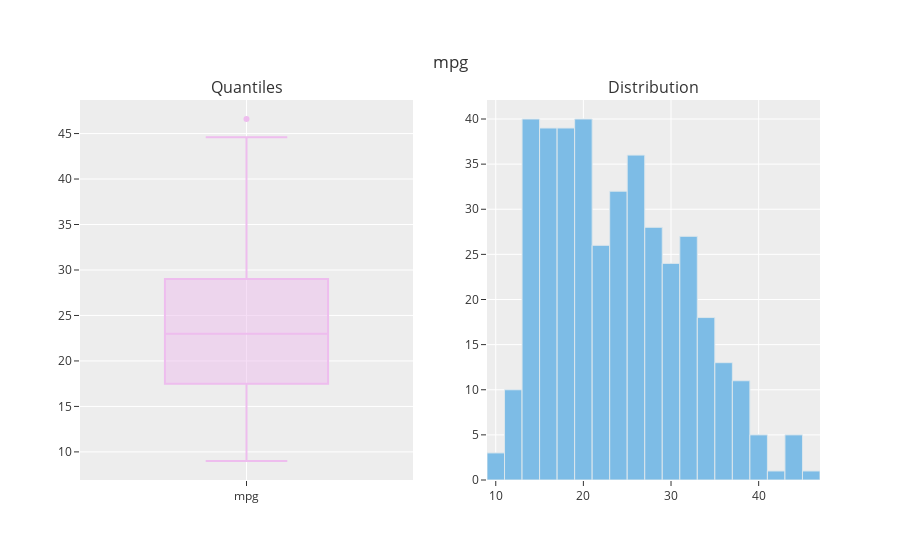
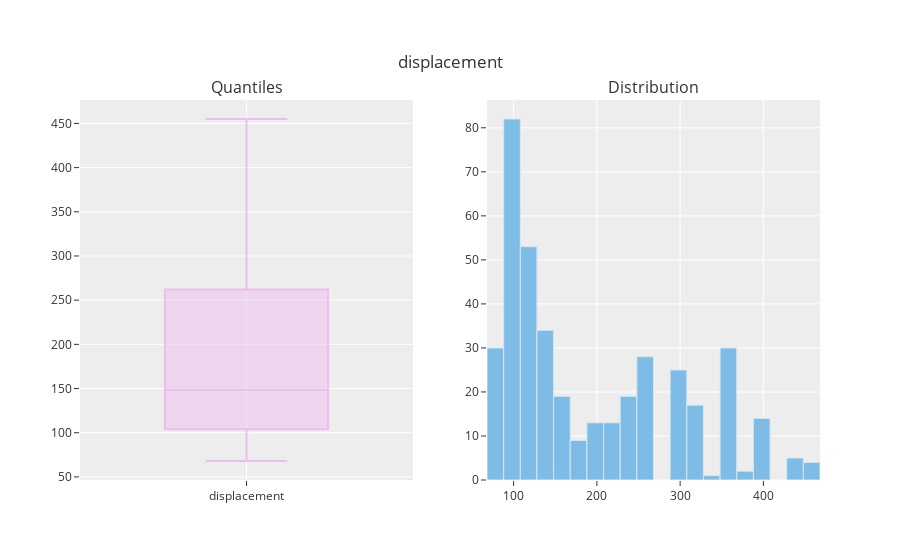
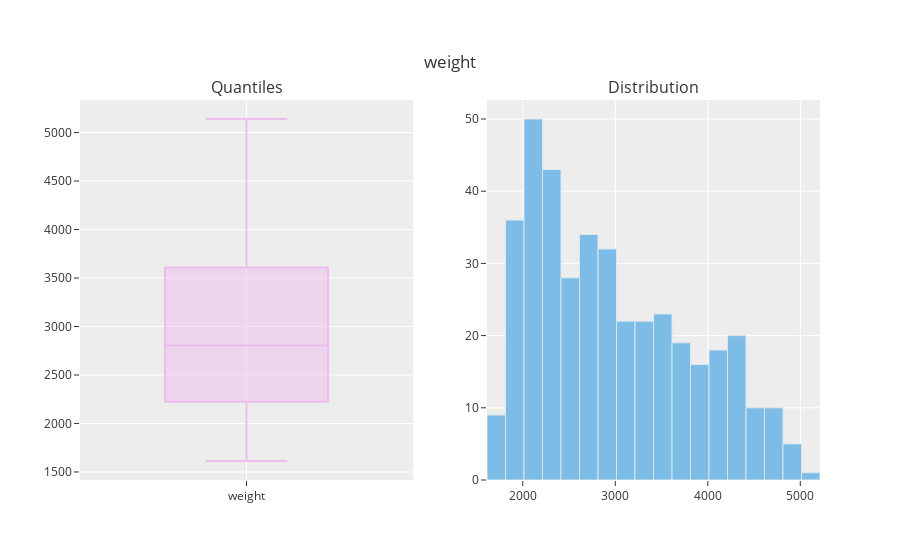
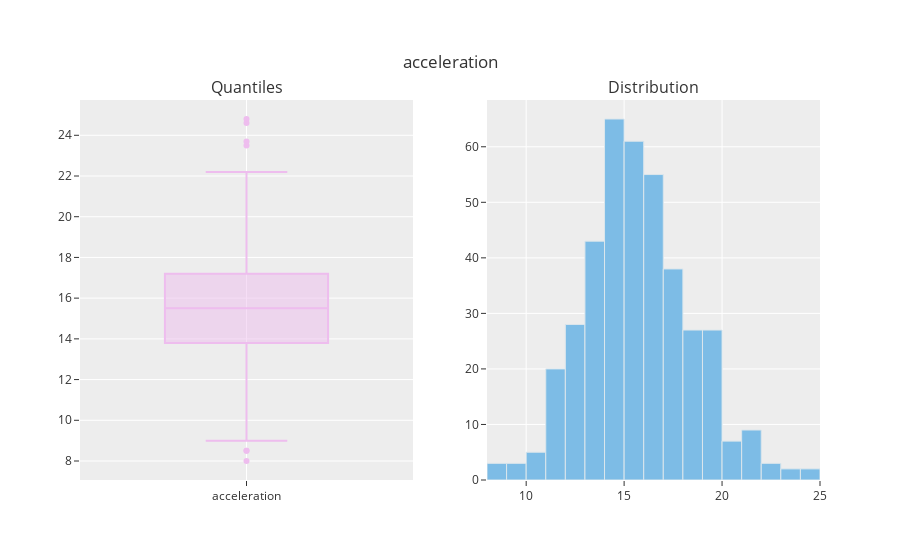

The notebook cell saved with these charts, in order:
### Markdown cell above
#### Analysis of Numerical Variables

### Code cell
def num_summary(dataframe, col_name):
    fig = make_subplots(rows=1, cols=2,
                        subplot_titles=('Quantiles', 'Distribution'))

    fig.add_trace(go.Box(y=dataframe[col_name],
                         name=str(col_name),
                         showlegend=False,
                         marker_color=colors[1]),
                  row=1, col=1)

    fig.add_trace(go.Histogram(x=dataframe[col_name],
                               xbins=dict(start=dataframe[col_name].min(),
                                          end=dataframe[col_name].max()),
                               showlegend=False,
                               name=str(col_name),
                               marker=dict(color=colors[0],
                                           line=dict(color='#DBE6EC',
                                                     width=1))
                               ),
                  row=1, col=2)

    fig.update_layout(title={'text': col_name,
                             'y': 0.9,
                             'x': 0.5,
                             'xanchor': 'center',
                             'yanchor': 'top'},
                      template='ggplot2')

    iplot(fig)


for i in num_cols:
    num_summary(df, i)

### Figure 1 — Plotly figure (JSON) as saved in the notebook; plotly's stock layout.template omitted (floating-point values rounded to 4 significant figures; data arrays with more than 128 entries replaced by an {"elided": "..."} marker saying what was removed)
{"data": [{"marker": {"color": "#EEBDEE"}, "name": "mpg", "showlegend": false, "type": "box", "xaxis": "x", "y": {"elided": "398 float values"}, "yaxis": "y"}, {"marker": {"color": "#7DBCE6", "line": {"color": "#DBE6EC", "width": 1}}, "name": "mpg", "showlegend": false, "type": "histogram", "x": {"elided": "398 float values"}, "xaxis": "x2", "xbins": {"end": 46.6, "start": 9}, "yaxis": "y2"}], "layout": {"annotations": [{"font": {"size": 16}, "showarrow": false, "text": "Quantiles", "x": 0.225, "xanchor": "center", "xref": "paper", "y": 1, "yanchor": "bottom", "yref": "paper"}, {"font": {"size": 16}, "showarrow": false, "text": "Distribution", "x": 0.775, "xanchor": "center", "xref": "paper", "y": 1, "yanchor": "bottom", "yref": "paper"}], "title": {"text": "mpg", "x": 0.5, "xanchor": "center", "y": 0.9, "yanchor": "top"}, "xaxis": {"anchor": "y", "domain": [0, 0.45]}, "xaxis2": {"anchor": "y2", "domain": [0.55, 1]}, "yaxis": {"anchor": "x", "domain": [0, 1]}, "yaxis2": {"anchor": "x2", "domain": [0, 1]}}}

### Figure 2 — Plotly figure (JSON) as saved in the notebook; plotly's stock layout.template omitted (floating-point values rounded to 4 significant figures; data arrays with more than 128 entries replaced by an {"elided": "..."} marker saying what was removed)
{"data": [{"marker": {"color": "#EEBDEE"}, "name": "displacement", "showlegend": false, "type": "box", "xaxis": "x", "y": {"elided": "398 float values"}, "yaxis": "y"}, {"marker": {"color": "#7DBCE6", "line": {"color": "#DBE6EC", "width": 1}}, "name": "displacement", "showlegend": false, "type": "histogram", "x": {"elided": "398 float values"}, "xaxis": "x2", "xbins": {"end": 455, "start": 68}, "yaxis": "y2"}], "layout": {"annotations": [{"font": {"size": 16}, "showarrow": false, "text": "Quantiles", "x": 0.225, "xanchor": "center", "xref": "paper", "y": 1, "yanchor": "bottom", "yref": "paper"}, {"font": {"size": 16}, "showarrow": false, "text": "Distribution", "x": 0.775, "xanchor": "center", "xref": "paper", "y": 1, "yanchor": "bottom", "yref": "paper"}], "title": {"text": "displacement", "x": 0.5, "xanchor": "center", "y": 0.9, "yanchor": "top"}, "xaxis": {"anchor": "y", "domain": [0, 0.45]}, "xaxis2": {"anchor": "y2", "domain": [0.55, 1]}, "yaxis": {"anchor": "x", "domain": [0, 1]}, "yaxis2": {"anchor": "x2", "domain": [0, 1]}}}

### Figure 3 — Plotly figure (JSON) as saved in the notebook; plotly's stock layout.template omitted (floating-point values rounded to 4 significant figures; data arrays with more than 128 entries replaced by an {"elided": "..."} marker saying what was removed)
{"data": [{"marker": {"color": "#EEBDEE"}, "name": "weight", "showlegend": false, "type": "box", "xaxis": "x", "y": {"elided": "398 int values"}, "yaxis": "y"}, {"marker": {"color": "#7DBCE6", "line": {"color": "#DBE6EC", "width": 1}}, "name": "weight", "showlegend": false, "type": "histogram", "x": {"elided": "398 int values"}, "xaxis": "x2", "xbins": {"end": 5140, "start": 1613}, "yaxis": "y2"}], "layout": {"annotations": [{"font": {"size": 16}, "showarrow": false, "text": "Quantiles", "x": 0.225, "xanchor": "center", "xref": "paper", "y": 1, "yanchor": "bottom", "yref": "paper"}, {"font": {"size": 16}, "showarrow": false, "text": "Distribution", "x": 0.775, "xanchor": "center", "xref": "paper", "y": 1, "yanchor": "bottom", "yref": "paper"}], "title": {"text": "weight", "x": 0.5, "xanchor": "center", "y": 0.9, "yanchor": "top"}, "xaxis": {"anchor": "y", "domain": [0, 0.45]}, "xaxis2": {"anchor": "y2", "domain": [0.55, 1]}, "yaxis": {"anchor": "x", "domain": [0, 1]}, "yaxis2": {"anchor": "x2", "domain": [0, 1]}}}

### Figure 4 — Plotly figure (JSON) as saved in the notebook; plotly's stock layout.template omitted (floating-point values rounded to 4 significant figures; data arrays with more than 128 entries replaced by an {"elided": "..."} marker saying what was removed)
{"data": [{"marker": {"color": "#EEBDEE"}, "name": "acceleration", "showlegend": false, "type": "box", "xaxis": "x", "y": {"elided": "398 float values"}, "yaxis": "y"}, {"marker": {"color": "#7DBCE6", "line": {"color": "#DBE6EC", "width": 1}}, "name": "acceleration", "showlegend": false, "type": "histogram", "x": {"elided": "398 float values"}, "xaxis": "x2", "xbins": {"end": 24.8, "start": 8}, "yaxis": "y2"}], "layout": {"annotations": [{"font": {"size": 16}, "showarrow": false, "text": "Quantiles", "x": 0.225, "xanchor": "center", "xref": "paper", "y": 1, "yanchor": "bottom", "yref": "paper"}, {"font": {"size": 16}, "showarrow": false, "text": "Distribution", "x": 0.775, "xanchor": "center", "xref": "paper", "y": 1, "yanchor": "bottom", "yref": "paper"}], "title": {"text": "acceleration", "x": 0.5, "xanchor": "center", "y": 0.9, "yanchor": "top"}, "xaxis": {"anchor": "y", "domain": [0, 0.45]}, "xaxis2": {"anchor": "y2", "domain": [0.55, 1]}, "yaxis": {"anchor": "x", "domain": [0, 1]}, "yaxis2": {"anchor": "x2", "domain": [0, 1]}}}
